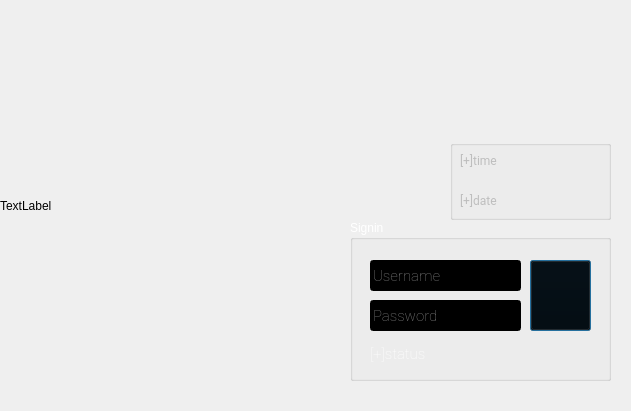
<?xml version="1.0" encoding="UTF-8"?>
<ui version="4.0">
 <class>LOGIN</class>
 <widget class="QDialog" name="LOGIN">
  <property name="geometry">
   <rect>
    <x>0</x>
    <y>0</y>
    <width>631</width>
    <height>411</height>
   </rect>
  </property>
  <property name="windowTitle">
   <string>Car Service Management System2</string>
  </property>
  <widget class="QLabel" name="background">
   <property name="geometry">
    <rect>
     <x>0</x>
     <y>0</y>
     <width>631</width>
     <height>411</height>
    </rect>
   </property>
   <property name="text">
    <string notr="true">TextLabel</string>
   </property>
  </widget>
  <widget class="QGroupBox" name="groupBox">
   <property name="geometry">
    <rect>
     <x>350</x>
     <y>220</y>
     <width>261</width>
     <height>161</height>
    </rect>
   </property>
   <property name="palette">
    <palette>
     <active>
      <colorrole role="WindowText">
       <brush brushstyle="SolidPattern">
        <color alpha="255">
         <red>255</red>
         <green>255</green>
         <blue>255</blue>
        </color>
       </brush>
      </colorrole>
      <colorrole role="Button">
       <brush brushstyle="SolidPattern">
        <color alpha="255">
         <red>0</red>
         <green>0</green>
         <blue>0</blue>
        </color>
       </brush>
      </colorrole>
      <colorrole role="Light">
       <brush brushstyle="SolidPattern">
        <color alpha="255">
         <red>0</red>
         <green>0</green>
         <blue>0</blue>
        </color>
       </brush>
      </colorrole>
      <colorrole role="Midlight">
       <brush brushstyle="SolidPattern">
        <color alpha="255">
         <red>0</red>
         <green>0</green>
         <blue>0</blue>
        </color>
       </brush>
      </colorrole>
      <colorrole role="Dark">
       <brush brushstyle="SolidPattern">
        <color alpha="255">
         <red>0</red>
         <green>0</green>
         <blue>0</blue>
        </color>
       </brush>
      </colorrole>
      <colorrole role="Mid">
       <brush brushstyle="SolidPattern">
        <color alpha="255">
         <red>0</red>
         <green>0</green>
         <blue>0</blue>
        </color>
       </brush>
      </colorrole>
      <colorrole role="Text">
       <brush brushstyle="SolidPattern">
        <color alpha="255">
         <red>255</red>
         <green>255</green>
         <blue>255</blue>
        </color>
       </brush>
      </colorrole>
      <colorrole role="BrightText">
       <brush brushstyle="SolidPattern">
        <color alpha="255">
         <red>255</red>
         <green>255</green>
         <blue>255</blue>
        </color>
       </brush>
      </colorrole>
      <colorrole role="ButtonText">
       <brush brushstyle="SolidPattern">
        <color alpha="255">
         <red>255</red>
         <green>255</green>
         <blue>255</blue>
        </color>
       </brush>
      </colorrole>
      <colorrole role="Base">
       <brush brushstyle="SolidPattern">
        <color alpha="255">
         <red>0</red>
         <green>0</green>
         <blue>0</blue>
        </color>
       </brush>
      </colorrole>
      <colorrole role="Window">
       <brush brushstyle="SolidPattern">
        <color alpha="255">
         <red>0</red>
         <green>0</green>
         <blue>0</blue>
        </color>
       </brush>
      </colorrole>
      <colorrole role="Shadow">
       <brush brushstyle="SolidPattern">
        <color alpha="255">
         <red>0</red>
         <green>0</green>
         <blue>0</blue>
        </color>
       </brush>
      </colorrole>
      <colorrole role="AlternateBase">
       <brush brushstyle="SolidPattern">
        <color alpha="255">
         <red>0</red>
         <green>0</green>
         <blue>0</blue>
        </color>
       </brush>
      </colorrole>
      <colorrole role="ToolTipBase">
       <brush brushstyle="SolidPattern">
        <color alpha="255">
         <red>255</red>
         <green>255</green>
         <blue>220</blue>
        </color>
       </brush>
      </colorrole>
      <colorrole role="ToolTipText">
       <brush brushstyle="SolidPattern">
        <color alpha="255">
         <red>0</red>
         <green>0</green>
         <blue>0</blue>
        </color>
       </brush>
      </colorrole>
      <colorrole role="PlaceholderText">
       <brush brushstyle="SolidPattern">
        <color alpha="128">
         <red>255</red>
         <green>255</green>
         <blue>255</blue>
        </color>
       </brush>
      </colorrole>
     </active>
     <inactive>
      <colorrole role="WindowText">
       <brush brushstyle="SolidPattern">
        <color alpha="255">
         <red>255</red>
         <green>255</green>
         <blue>255</blue>
        </color>
       </brush>
      </colorrole>
      <colorrole role="Button">
       <brush brushstyle="SolidPattern">
        <color alpha="255">
         <red>0</red>
         <green>0</green>
         <blue>0</blue>
        </color>
       </brush>
      </colorrole>
      <colorrole role="Light">
       <brush brushstyle="SolidPattern">
        <color alpha="255">
         <red>0</red>
         <green>0</green>
         <blue>0</blue>
        </color>
       </brush>
      </colorrole>
      <colorrole role="Midlight">
       <brush brushstyle="SolidPattern">
        <color alpha="255">
         <red>0</red>
         <green>0</green>
         <blue>0</blue>
        </color>
       </brush>
      </colorrole>
      <colorrole role="Dark">
       <brush brushstyle="SolidPattern">
        <color alpha="255">
         <red>0</red>
         <green>0</green>
         <blue>0</blue>
        </color>
       </brush>
      </colorrole>
      <colorrole role="Mid">
       <brush brushstyle="SolidPattern">
        <color alpha="255">
         <red>0</red>
         <green>0</green>
         <blue>0</blue>
        </color>
       </brush>
      </colorrole>
      <colorrole role="Text">
       <brush brushstyle="SolidPattern">
        <color alpha="255">
         <red>255</red>
         <green>255</green>
         <blue>255</blue>
        </color>
       </brush>
      </colorrole>
      <colorrole role="BrightText">
       <brush brushstyle="SolidPattern">
        <color alpha="255">
         <red>255</red>
         <green>255</green>
         <blue>255</blue>
        </color>
       </brush>
      </colorrole>
      <colorrole role="ButtonText">
       <brush brushstyle="SolidPattern">
        <color alpha="255">
         <red>255</red>
         <green>255</green>
         <blue>255</blue>
        </color>
       </brush>
      </colorrole>
      <colorrole role="Base">
       <brush brushstyle="SolidPattern">
        <color alpha="255">
         <red>0</red>
         <green>0</green>
         <blue>0</blue>
        </color>
       </brush>
      </colorrole>
      <colorrole role="Window">
       <brush brushstyle="SolidPattern">
        <color alpha="255">
         <red>0</red>
         <green>0</green>
         <blue>0</blue>
        </color>
       </brush>
      </colorrole>
      <colorrole role="Shadow">
       <brush brushstyle="SolidPattern">
        <color alpha="255">
         <red>0</red>
         <green>0</green>
         <blue>0</blue>
        </color>
       </brush>
      </colorrole>
      <colorrole role="AlternateBase">
       <brush brushstyle="SolidPattern">
        <color alpha="255">
         <red>0</red>
         <green>0</green>
         <blue>0</blue>
        </color>
       </brush>
      </colorrole>
      <colorrole role="ToolTipBase">
       <brush brushstyle="SolidPattern">
        <color alpha="255">
         <red>255</red>
         <green>255</green>
         <blue>220</blue>
        </color>
       </brush>
      </colorrole>
      <colorrole role="ToolTipText">
       <brush brushstyle="SolidPattern">
        <color alpha="255">
         <red>0</red>
         <green>0</green>
         <blue>0</blue>
        </color>
       </brush>
      </colorrole>
      <colorrole role="PlaceholderText">
       <brush brushstyle="SolidPattern">
        <color alpha="128">
         <red>255</red>
         <green>255</green>
         <blue>255</blue>
        </color>
       </brush>
      </colorrole>
     </inactive>
     <disabled>
      <colorrole role="WindowText">
       <brush brushstyle="SolidPattern">
        <color alpha="255">
         <red>0</red>
         <green>0</green>
         <blue>0</blue>
        </color>
       </brush>
      </colorrole>
      <colorrole role="Button">
       <brush brushstyle="SolidPattern">
        <color alpha="255">
         <red>0</red>
         <green>0</green>
         <blue>0</blue>
        </color>
       </brush>
      </colorrole>
      <colorrole role="Light">
       <brush brushstyle="SolidPattern">
        <color alpha="255">
         <red>0</red>
         <green>0</green>
         <blue>0</blue>
        </color>
       </brush>
      </colorrole>
      <colorrole role="Midlight">
       <brush brushstyle="SolidPattern">
        <color alpha="255">
         <red>0</red>
         <green>0</green>
         <blue>0</blue>
        </color>
       </brush>
      </colorrole>
      <colorrole role="Dark">
       <brush brushstyle="SolidPattern">
        <color alpha="255">
         <red>0</red>
         <green>0</green>
         <blue>0</blue>
        </color>
       </brush>
      </colorrole>
      <colorrole role="Mid">
       <brush brushstyle="SolidPattern">
        <color alpha="255">
         <red>0</red>
         <green>0</green>
         <blue>0</blue>
        </color>
       </brush>
      </colorrole>
      <colorrole role="Text">
       <brush brushstyle="SolidPattern">
        <color alpha="255">
         <red>0</red>
         <green>0</green>
         <blue>0</blue>
        </color>
       </brush>
      </colorrole>
      <colorrole role="BrightText">
       <brush brushstyle="SolidPattern">
        <color alpha="255">
         <red>255</red>
         <green>255</green>
         <blue>255</blue>
        </color>
       </brush>
      </colorrole>
      <colorrole role="ButtonText">
       <brush brushstyle="SolidPattern">
        <color alpha="255">
         <red>0</red>
         <green>0</green>
         <blue>0</blue>
        </color>
       </brush>
      </colorrole>
      <colorrole role="Base">
       <brush brushstyle="SolidPattern">
        <color alpha="255">
         <red>0</red>
         <green>0</green>
         <blue>0</blue>
        </color>
       </brush>
      </colorrole>
      <colorrole role="Window">
       <brush brushstyle="SolidPattern">
        <color alpha="255">
         <red>0</red>
         <green>0</green>
         <blue>0</blue>
        </color>
       </brush>
      </colorrole>
      <colorrole role="Shadow">
       <brush brushstyle="SolidPattern">
        <color alpha="255">
         <red>0</red>
         <green>0</green>
         <blue>0</blue>
        </color>
       </brush>
      </colorrole>
      <colorrole role="AlternateBase">
       <brush brushstyle="SolidPattern">
        <color alpha="255">
         <red>0</red>
         <green>0</green>
         <blue>0</blue>
        </color>
       </brush>
      </colorrole>
      <colorrole role="ToolTipBase">
       <brush brushstyle="SolidPattern">
        <color alpha="255">
         <red>255</red>
         <green>255</green>
         <blue>220</blue>
        </color>
       </brush>
      </colorrole>
      <colorrole role="ToolTipText">
       <brush brushstyle="SolidPattern">
        <color alpha="255">
         <red>0</red>
         <green>0</green>
         <blue>0</blue>
        </color>
       </brush>
      </colorrole>
      <colorrole role="PlaceholderText">
       <brush brushstyle="SolidPattern">
        <color alpha="128">
         <red>255</red>
         <green>255</green>
         <blue>255</blue>
        </color>
       </brush>
      </colorrole>
     </disabled>
    </palette>
   </property>
   <property name="focusPolicy">
    <enum>Qt::NoFocus</enum>
   </property>
   <property name="contextMenuPolicy">
    <enum>Qt::NoContextMenu</enum>
   </property>
   <property name="acceptDrops">
    <bool>false</bool>
   </property>
   <property name="styleSheet">
    <string notr="true">font: 25 11pt &quot;Roboto&quot;;</string>
   </property>
   <property name="title">
    <string>Signin</string>
   </property>
   <property name="flat">
    <bool>false</bool>
   </property>
   <property name="checkable">
    <bool>false</bool>
   </property>
   <property name="checked">
    <bool>false</bool>
   </property>
   <widget class="QLineEdit" name="lineEditUsername">
    <property name="geometry">
     <rect>
      <x>20</x>
      <y>40</y>
      <width>151</width>
      <height>31</height>
     </rect>
    </property>
    <property name="font">
     <font>
      <family>Roboto</family>
      <pointsize>11</pointsize>
      <weight>3</weight>
      <italic>false</italic>
      <bold>false</bold>
     </font>
    </property>
    <property name="placeholderText">
     <string>Username</string>
    </property>
   </widget>
   <widget class="QLineEdit" name="lineEditPassword">
    <property name="geometry">
     <rect>
      <x>20</x>
      <y>80</y>
      <width>151</width>
      <height>31</height>
     </rect>
    </property>
    <property name="font">
     <font>
      <family>Roboto</family>
      <pointsize>11</pointsize>
      <weight>3</weight>
      <italic>false</italic>
      <bold>false</bold>
     </font>
    </property>
    <property name="echoMode">
     <enum>QLineEdit::Password</enum>
    </property>
    <property name="placeholderText">
     <string>Password</string>
    </property>
   </widget>
   <widget class="QPushButton" name="loginbutton">
    <property name="enabled">
     <bool>true</bool>
    </property>
    <property name="geometry">
     <rect>
      <x>180</x>
      <y>40</y>
      <width>61</width>
      <height>71</height>
     </rect>
    </property>
    <property name="accessibleName">
     <string notr="true"/>
    </property>
    <property name="layoutDirection">
     <enum>Qt::LeftToRight</enum>
    </property>
    <property name="autoFillBackground">
     <bool>false</bool>
    </property>
    <property name="text">
     <string/>
    </property>
    <property name="icon">
     <iconset>
      <normaloff>Pic/login.png</normaloff>Pic/login.png</iconset>
    </property>
    <property name="iconSize">
     <size>
      <width>40</width>
      <height>40</height>
     </size>
    </property>
    <property name="shortcut">
     <string notr="true"/>
    </property>
    <property name="checkable">
     <bool>false</bool>
    </property>
   </widget>
   <widget class="QLabel" name="labelStatus_2">
    <property name="geometry">
     <rect>
      <x>20</x>
      <y>124</y>
      <width>171</width>
      <height>20</height>
     </rect>
    </property>
    <property name="palette">
     <palette>
      <active>
       <colorrole role="WindowText">
        <brush brushstyle="SolidPattern">
         <color alpha="255">
          <red>255</red>
          <green>255</green>
          <blue>255</blue>
         </color>
        </brush>
       </colorrole>
       <colorrole role="Button">
        <brush brushstyle="SolidPattern">
         <color alpha="255">
          <red>0</red>
          <green>0</green>
          <blue>0</blue>
         </color>
        </brush>
       </colorrole>
       <colorrole role="Light">
        <brush brushstyle="SolidPattern">
         <color alpha="255">
          <red>0</red>
          <green>0</green>
          <blue>0</blue>
         </color>
        </brush>
       </colorrole>
       <colorrole role="Midlight">
        <brush brushstyle="SolidPattern">
         <color alpha="255">
          <red>0</red>
          <green>0</green>
          <blue>0</blue>
         </color>
        </brush>
       </colorrole>
       <colorrole role="Dark">
        <brush brushstyle="SolidPattern">
         <color alpha="255">
          <red>0</red>
          <green>0</green>
          <blue>0</blue>
         </color>
        </brush>
       </colorrole>
       <colorrole role="Mid">
        <brush brushstyle="SolidPattern">
         <color alpha="255">
          <red>0</red>
          <green>0</green>
          <blue>0</blue>
         </color>
        </brush>
       </colorrole>
       <colorrole role="Text">
        <brush brushstyle="SolidPattern">
         <color alpha="255">
          <red>255</red>
          <green>255</green>
          <blue>255</blue>
         </color>
        </brush>
       </colorrole>
       <colorrole role="BrightText">
        <brush brushstyle="SolidPattern">
         <color alpha="255">
          <red>255</red>
          <green>255</green>
          <blue>255</blue>
         </color>
        </brush>
       </colorrole>
       <colorrole role="ButtonText">
        <brush brushstyle="SolidPattern">
         <color alpha="255">
          <red>255</red>
          <green>255</green>
          <blue>255</blue>
         </color>
        </brush>
       </colorrole>
       <colorrole role="Base">
        <brush brushstyle="SolidPattern">
         <color alpha="255">
          <red>0</red>
          <green>0</green>
          <blue>0</blue>
         </color>
        </brush>
       </colorrole>
       <colorrole role="Window">
        <brush brushstyle="SolidPattern">
         <color alpha="255">
          <red>0</red>
          <green>0</green>
          <blue>0</blue>
         </color>
        </brush>
       </colorrole>
       <colorrole role="Shadow">
        <brush brushstyle="SolidPattern">
         <color alpha="255">
          <red>0</red>
          <green>0</green>
          <blue>0</blue>
         </color>
        </brush>
       </colorrole>
       <colorrole role="AlternateBase">
        <brush brushstyle="SolidPattern">
         <color alpha="255">
          <red>0</red>
          <green>0</green>
          <blue>0</blue>
         </color>
        </brush>
       </colorrole>
       <colorrole role="ToolTipBase">
        <brush brushstyle="SolidPattern">
         <color alpha="255">
          <red>255</red>
          <green>255</green>
          <blue>220</blue>
         </color>
        </brush>
       </colorrole>
       <colorrole role="ToolTipText">
        <brush brushstyle="SolidPattern">
         <color alpha="255">
          <red>0</red>
          <green>0</green>
          <blue>0</blue>
         </color>
        </brush>
       </colorrole>
       <colorrole role="PlaceholderText">
        <brush brushstyle="SolidPattern">
         <color alpha="128">
          <red>255</red>
          <green>255</green>
          <blue>255</blue>
         </color>
        </brush>
       </colorrole>
      </active>
      <inactive>
       <colorrole role="WindowText">
        <brush brushstyle="SolidPattern">
         <color alpha="255">
          <red>255</red>
          <green>255</green>
          <blue>255</blue>
         </color>
        </brush>
       </colorrole>
       <colorrole role="Button">
        <brush brushstyle="SolidPattern">
         <color alpha="255">
          <red>0</red>
          <green>0</green>
          <blue>0</blue>
         </color>
        </brush>
       </colorrole>
       <colorrole role="Light">
        <brush brushstyle="SolidPattern">
         <color alpha="255">
          <red>0</red>
          <green>0</green>
          <blue>0</blue>
         </color>
        </brush>
       </colorrole>
       <colorrole role="Midlight">
        <brush brushstyle="SolidPattern">
         <color alpha="255">
          <red>0</red>
          <green>0</green>
          <blue>0</blue>
         </color>
        </brush>
       </colorrole>
       <colorrole role="Dark">
        <brush brushstyle="SolidPattern">
         <color alpha="255">
          <red>0</red>
          <green>0</green>
          <blue>0</blue>
         </color>
        </brush>
       </colorrole>
       <colorrole role="Mid">
        <brush brushstyle="SolidPattern">
         <color alpha="255">
          <red>0</red>
          <green>0</green>
          <blue>0</blue>
         </color>
        </brush>
       </colorrole>
       <colorrole role="Text">
        <brush brushstyle="SolidPattern">
         <color alpha="255">
          <red>255</red>
          <green>255</green>
          <blue>255</blue>
         </color>
        </brush>
       </colorrole>
       <colorrole role="BrightText">
        <brush brushstyle="SolidPattern">
         <color alpha="255">
          <red>255</red>
          <green>255</green>
          <blue>255</blue>
         </color>
        </brush>
       </colorrole>
       <colorrole role="ButtonText">
        <brush brushstyle="SolidPattern">
         <color alpha="255">
          <red>255</red>
          <green>255</green>
          <blue>255</blue>
         </color>
        </brush>
       </colorrole>
       <colorrole role="Base">
        <brush brushstyle="SolidPattern">
         <color alpha="255">
          <red>0</red>
          <green>0</green>
          <blue>0</blue>
         </color>
        </brush>
       </colorrole>
       <colorrole role="Window">
        <brush brushstyle="SolidPattern">
         <color alpha="255">
          <red>0</red>
          <green>0</green>
          <blue>0</blue>
         </color>
        </brush>
       </colorrole>
       <colorrole role="Shadow">
        <brush brushstyle="SolidPattern">
         <color alpha="255">
          <red>0</red>
          <green>0</green>
          <blue>0</blue>
         </color>
        </brush>
       </colorrole>
       <colorrole role="AlternateBase">
        <brush brushstyle="SolidPattern">
         <color alpha="255">
          <red>0</red>
          <green>0</green>
          <blue>0</blue>
         </color>
        </brush>
       </colorrole>
       <colorrole role="ToolTipBase">
        <brush brushstyle="SolidPattern">
         <color alpha="255">
          <red>255</red>
          <green>255</green>
          <blue>220</blue>
         </color>
        </brush>
       </colorrole>
       <colorrole role="ToolTipText">
        <brush brushstyle="SolidPattern">
         <color alpha="255">
          <red>0</red>
          <green>0</green>
          <blue>0</blue>
         </color>
        </brush>
       </colorrole>
       <colorrole role="PlaceholderText">
        <brush brushstyle="SolidPattern">
         <color alpha="128">
          <red>255</red>
          <green>255</green>
          <blue>255</blue>
         </color>
        </brush>
       </colorrole>
      </inactive>
      <disabled>
       <colorrole role="WindowText">
        <brush brushstyle="SolidPattern">
         <color alpha="255">
          <red>0</red>
          <green>0</green>
          <blue>0</blue>
         </color>
        </brush>
       </colorrole>
       <colorrole role="Button">
        <brush brushstyle="SolidPattern">
         <color alpha="255">
          <red>0</red>
          <green>0</green>
          <blue>0</blue>
         </color>
        </brush>
       </colorrole>
       <colorrole role="Light">
        <brush brushstyle="SolidPattern">
         <color alpha="255">
          <red>0</red>
          <green>0</green>
          <blue>0</blue>
         </color>
        </brush>
       </colorrole>
       <colorrole role="Midlight">
        <brush brushstyle="SolidPattern">
         <color alpha="255">
          <red>0</red>
          <green>0</green>
          <blue>0</blue>
         </color>
        </brush>
       </colorrole>
       <colorrole role="Dark">
        <brush brushstyle="SolidPattern">
         <color alpha="255">
          <red>0</red>
          <green>0</green>
          <blue>0</blue>
         </color>
        </brush>
       </colorrole>
       <colorrole role="Mid">
        <brush brushstyle="SolidPattern">
         <color alpha="255">
          <red>0</red>
          <green>0</green>
          <blue>0</blue>
         </color>
        </brush>
       </colorrole>
       <colorrole role="Text">
        <brush brushstyle="SolidPattern">
         <color alpha="255">
          <red>0</red>
          <green>0</green>
          <blue>0</blue>
         </color>
        </brush>
       </colorrole>
       <colorrole role="BrightText">
        <brush brushstyle="SolidPattern">
         <color alpha="255">
          <red>255</red>
          <green>255</green>
          <blue>255</blue>
         </color>
        </brush>
       </colorrole>
       <colorrole role="ButtonText">
        <brush brushstyle="SolidPattern">
         <color alpha="255">
          <red>0</red>
          <green>0</green>
          <blue>0</blue>
         </color>
        </brush>
       </colorrole>
       <colorrole role="Base">
        <brush brushstyle="SolidPattern">
         <color alpha="255">
          <red>0</red>
          <green>0</green>
          <blue>0</blue>
         </color>
        </brush>
       </colorrole>
       <colorrole role="Window">
        <brush brushstyle="SolidPattern">
         <color alpha="255">
          <red>0</red>
          <green>0</green>
          <blue>0</blue>
         </color>
        </brush>
       </colorrole>
       <colorrole role="Shadow">
        <brush brushstyle="SolidPattern">
         <color alpha="255">
          <red>0</red>
          <green>0</green>
          <blue>0</blue>
         </color>
        </brush>
       </colorrole>
       <colorrole role="AlternateBase">
        <brush brushstyle="SolidPattern">
         <color alpha="255">
          <red>0</red>
          <green>0</green>
          <blue>0</blue>
         </color>
        </brush>
       </colorrole>
       <colorrole role="ToolTipBase">
        <brush brushstyle="SolidPattern">
         <color alpha="255">
          <red>255</red>
          <green>255</green>
          <blue>220</blue>
         </color>
        </brush>
       </colorrole>
       <colorrole role="ToolTipText">
        <brush brushstyle="SolidPattern">
         <color alpha="255">
          <red>0</red>
          <green>0</green>
          <blue>0</blue>
         </color>
        </brush>
       </colorrole>
       <colorrole role="PlaceholderText">
        <brush brushstyle="SolidPattern">
         <color alpha="128">
          <red>255</red>
          <green>255</green>
          <blue>255</blue>
         </color>
        </brush>
       </colorrole>
      </disabled>
     </palette>
    </property>
    <property name="font">
     <font>
      <family>Roboto</family>
      <pointsize>11</pointsize>
      <weight>3</weight>
      <italic>false</italic>
      <bold>false</bold>
      <kerning>false</kerning>
     </font>
    </property>
    <property name="text">
     <string>[+]status</string>
    </property>
    <property name="textFormat">
     <enum>Qt::PlainText</enum>
    </property>
   </widget>
   <zorder>lineEditUsername</zorder>
   <zorder>lineEditPassword</zorder>
   <zorder>labelStatus_2</zorder>
   <zorder>loginbutton</zorder>
  </widget>
  <widget class="QGroupBox" name="groupBox_2">
   <property name="geometry">
    <rect>
     <x>450</x>
     <y>140</y>
     <width>161</width>
     <height>80</height>
    </rect>
   </property>
   <property name="title">
    <string/>
   </property>
   <widget class="QLabel" name="label_time">
    <property name="enabled">
     <bool>false</bool>
    </property>
    <property name="geometry">
     <rect>
      <x>10</x>
      <y>10</y>
      <width>141</width>
      <height>20</height>
     </rect>
    </property>
    <property name="font">
     <font>
      <family>Roboto</family>
      <pointsize>9</pointsize>
     </font>
    </property>
    <property name="layoutDirection">
     <enum>Qt::RightToLeft</enum>
    </property>
    <property name="text">
     <string>[+]time</string>
    </property>
    <property name="textFormat">
     <enum>Qt::PlainText</enum>
    </property>
   </widget>
   <widget class="QLabel" name="label_date">
    <property name="enabled">
     <bool>false</bool>
    </property>
    <property name="geometry">
     <rect>
      <x>10</x>
      <y>50</y>
      <width>141</width>
      <height>20</height>
     </rect>
    </property>
    <property name="font">
     <font>
      <family>Roboto</family>
      <pointsize>9</pointsize>
      <italic>false</italic>
     </font>
    </property>
    <property name="layoutDirection">
     <enum>Qt::RightToLeft</enum>
    </property>
    <property name="text">
     <string>[+]date</string>
    </property>
    <property name="textFormat">
     <enum>Qt::PlainText</enum>
    </property>
   </widget>
  </widget>
 </widget>
 <resources/>
 <connections/>
</ui>
